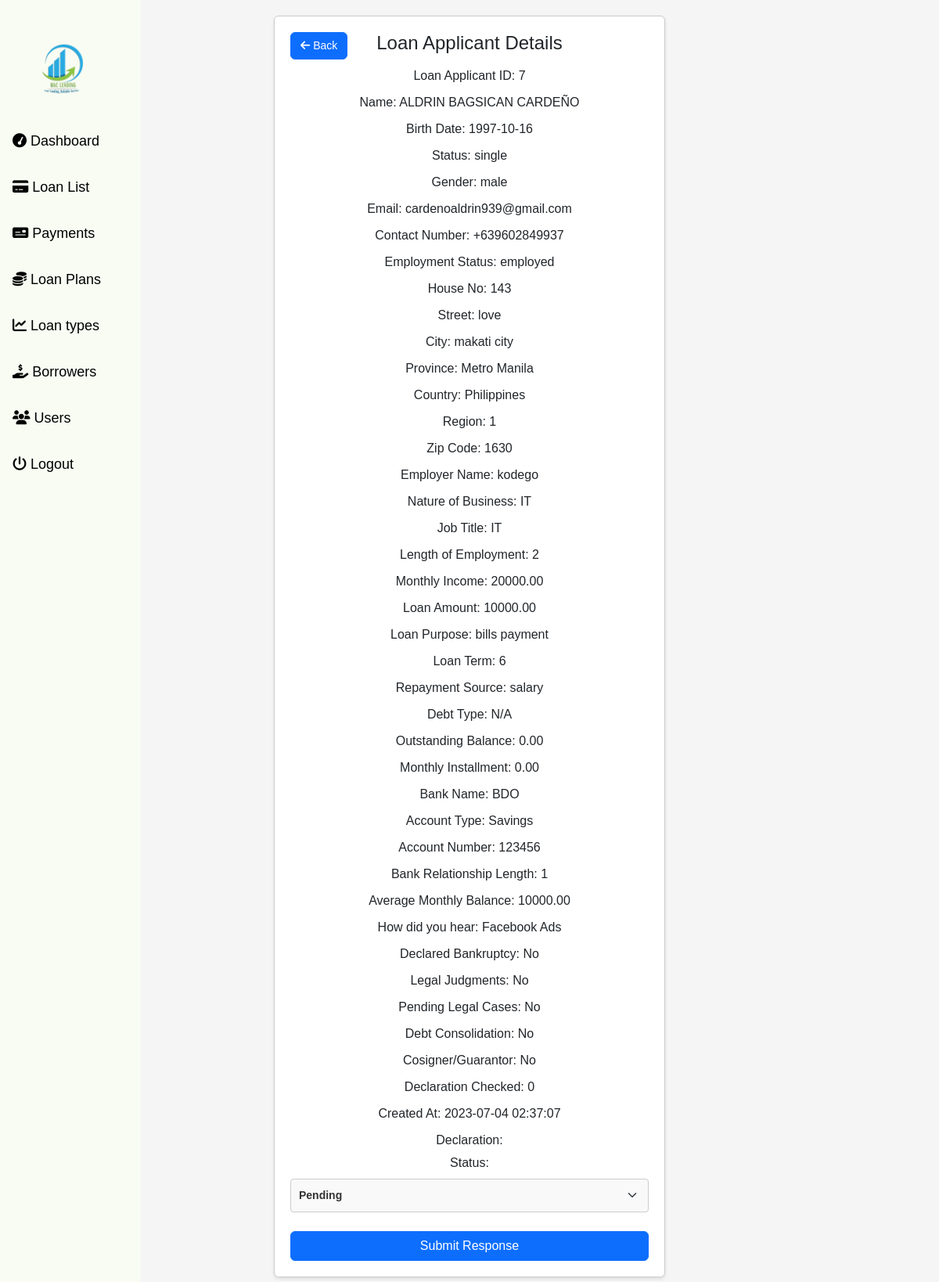
Page /admin/loan_details.php?id=7 on the committed database.
### tables this page shows
CREATE TABLE `loan_application` (
  `id` int(11) NOT NULL,
  `user_id` int(11) DEFAULT NULL,
  `first_name` varchar(255) NOT NULL,
  `middle_name` varchar(255) NOT NULL,
  `last_name` varchar(255) NOT NULL,
  `birth_date` date NOT NULL,
  `status` varchar(255) NOT NULL,
  `gender` varchar(255) NOT NULL,
  `email` varchar(255) NOT NULL,
  `contact_number` varchar(255) NOT NULL,
  `employment_status` varchar(255) NOT NULL,
  `house_no` int(11) NOT NULL,
  `street` varchar(255) NOT NULL,
  `city` varchar(255) NOT NULL,
  `province` varchar(255) NOT NULL,
  `country` varchar(255) NOT NULL,
  `region` varchar(255) NOT NULL,
  `zip_code` varchar(255) NOT NULL,
  `employer_name` varchar(255) NOT NULL,
  `nature_of_business` varchar(255) NOT NULL,
  `job_title` varchar(255) NOT NULL,
  `length_of_employment` varchar(255) NOT NULL,
  `monthly_income` decimal(10,2) NOT NULL,
  `loan_amount` decimal(10,2) NOT NULL,
  `loan_purpose` varchar(255) NOT NULL,
  `loan_term` int(11) NOT NULL,
  `repayment_source` varchar(255) NOT NULL,
  `debt_type` varchar(255) DEFAULT NULL,
  `outstanding_balance` decimal(10,2) DEFAULT NULL,
  `monthly_installment` decimal(10,2) DEFAULT NULL,
  `bank_name` varchar(255) NOT NULL,
  `account_type` varchar(255) NOT NULL,
  `account_number` varchar(255) NOT NULL,
  `bank_relationship_length` int(11) NOT NULL,
  `average_monthly_balance` decimal(10,2) NOT NULL,
  `how_did_you_hear` varchar(255) NOT NULL,
  `declared_bankruptcy` varchar(255) NOT NULL,
  `legal_judgments` varchar(255) NOT NULL,
  `pending_legal_cases` varchar(255) NOT NULL,
  `debt_consolidation` varchar(255) NOT NULL,
  `cosigner_guarantor` varchar(255) NOT NULL,
  `declaration_checked` tinyint(1) NOT NULL,
  `created_at` timestamp NOT NULL DEFAULT current_timestamp(),
  `declaration` text DEFAULT NULL,
  `application_status` varchar(50) DEFAULT NULL
);

### admin/loan_details.php (the view, shortened to what this page needs)
<!DOCTYPE html>
<html lang="en">
<head>
  <link href="https://cdn.jsdelivr.net/npm/bootstrap@5.3.0/dist/css/bootstrap.min.css" rel="stylesheet">
  <link rel="stylesheet" href="https://cdnjs.cloudflare.com/ajax/libs/font-awesome/6.4.0/css/all.min.css">
</head>
<body>
  <div class="sidebar">
    <img src="image\logo.png" width="160px" class="navbar p-2">
    <a href="admin.php"><i class="fa fa-tachometer"></i> Dashboard</a>
    <a href="loanlist.php" class="active"><i class="fa fa-credit-card"></i> Loan List</a>
    <a href="payments.php"><i class="fa fa-money-check"></i> Payments</a>
    <a href="loanplans.php"><i class="fa-solid fa-coins"></i> Loan Plans</a>
    <a href="loantypes.php"><i class="fa fa-chart-line"></i> Loan types</a>
    <a href="borrowers.php"><i class="fa-solid fa-hand-holding-dollar"></i> Borrowers</a>
    <a href="users.php"><i class="fa-solid fa-users"></i> Users</a>
    <a href="logout.php" class="logout-btn"><i class="fa-sharp fa-solid fa-power-off"></i> Logout</a>
  </div>
  <?php
  $servername = "localhost";
  $username = "root";
  $password = "";
  $dbname = "loan_db";
  $conn = new mysqli($servername, $username, $password, $dbname);
  $id = $_GET['id'];
  $sql = "SELECT * FROM loan_application WHERE id = $id";
  $result = $conn->query($sql);
  if ($result->num_rows > 0) {
    $row = $result->fetch_assoc();
  ?>
    <div class="card">
    <a href="loanlist.php" class="btn btn-primary back-button"><i class="fa fa-arrow-left"></i> Back</a>
      <h2 class="text-center">Loan Applicant Details</h2>
      <p>Loan Applicant ID: <?php echo $row['id']; ?></p>
      <p>Name: <?php echo $row['first_name'] . ' ' . $row['middle_name'] . ' ' . $row['last_name']; ?></p>
      <p>Birth Date: <?php echo $row['birth_date']; ?></p>
      <p>Status: <?php echo $row['status']; ?></p>
      <p>Gender: <?php echo $row['gender']; ?></p>
      <p>Email: <?php echo $row['email']; ?></p>
      <p>Contact Number: <?php echo $row['contact_number']; ?></p>
      <p>Employment Status: <?php echo $row['employment_status']; ?></p>
      <p>House No: <?php echo $row['house_no']; ?></p>
      <p>Street: <?php echo $row['street']; ?></p>
      <p>City: <?php echo $row['city']; ?></p>
      <p>Province: <?php echo $row['province']; ?></p>
      <p>Country: <?php echo $row['country']; ?></p>
      <p>Region: <?php echo $row['region']; ?></p>
      <p>Zip Code: <?php echo $row['zip_code']; ?></p>
      <p>Employer Name: <?php echo $row['employer_name']; ?></p>
      <p>Nature of Business: <?php echo $row['nature_of_business']; ?></p>
      <p>Job Title: <?php echo $row['job_title']; ?></p>
      <p>Length of Employment: <?php echo $row['length_of_employment']; ?></p>
      <p>Monthly Income: <?php echo $row['monthly_income']; ?></p>
      <p>Loan Amount: <?php echo $row['loan_amount']; ?></p>
      <p>Loan Purpose: <?php echo $row['loan_purpose']; ?></p>
      <p>Loan Term: <?php echo $row['loan_term']; ?></p>
      <p>Repayment Source: <?php echo $row['repayment_source']; ?></p>
      <p>Debt Type: <?php echo $row['debt_type']; ?></p>
      <p>Outstanding Balance: <?php echo $row['outstanding_balance']; ?></p>
      <p>Monthly Installment: <?php echo $row['monthly_installment']; ?></p>
      <p>Bank Name: <?php echo $row['bank_name']; ?></p>
      <p>Account Type: <?php echo $row['account_type']; ?></p>
      <p>Account Number: <?php echo $row['account_number']; ?></p>
      <p>Bank Relationship Length: <?php echo $row['bank_relationship_length']; ?></p>
      <p>Average Monthly Balance: <?php echo $row['average_monthly_balance']; ?></p>
      <p>How did you hear: <?php echo $row['how_did_you_hear']; ?></p>
      <p>Declared Bankruptcy: <?php echo $row['declared_bankruptcy']; ?></p>
      <p>Legal Judgments: <?php echo $row['legal_judgments']; ?></p>
      <p>Pending Legal Cases: <?php echo $row['pending_legal_cases']; ?></p>
      <p>Debt Consolidation: <?php echo $row['debt_consolidation']; ?></p>
      <p>Cosigner/Guarantor: <?php echo $row['cosigner_guarantor']; ?></p>
      <p>Declaration Checked: <?php echo $row['declaration_checked']; ?></p>
      <p>Created At: <?php echo $row['created_at']; ?></p>
      <p>Declaration: <?php echo $row['declaration']; ?></p>
      <div class="form-group">
  <label for="status" class="form-label">Status:</label>
  <div class="wider-select">
    <select class="form-select" id="status" name="status">
      <option value="Pending" <?php if ($row['status'] == 'Pending') echo 'selected'; ?>>Pending</option>
    </select>
  </div>
</div>
<br>
<button class="btn btn-primary submit-status-btn" data-id="<?php echo $row['id']; ?>">Submit Response</button>
  <?php
  } else {
    echo "No loan applicant found with ID " . $id;
  }
  ?>
</body>
</html>

### admin/loan_details.php (style rules this page uses)
body { font-family: Arial, sans-serif; background-color: #f5f5f5; padding: 20px; }
.sidebar { height: 100%; width: 180px; position: fixed; top: 0; left: 0; background-color: #f8fcf3; overflow-x: hidden; padding-top: 20px; }
.sidebar a { display: block; color: #000; padding: 16px; text-decoration: none; font-size: 18px; }
.active { background-color: #f8fcf3; color: #333; }
.card { background-color: #F8FCF3; text-align: center; width: 500px; background-color: #fff; padding: 20px; border: 1px solid #ccc; margin: 0 auto; margin-bottom: 20px; box-shadow: 0 2px 4px rgba(0, 0, 0, .1); }
h2 { font-size: 24px; margin-bottom: 10px; }
p { margin: 5px 0; }
.wider-select select { width: 100%; padding: 10px; border: 1px solid #ccc; border-radius: 4px; background-color: #f9f9f9; color: #333; font-size: 14px; font-weight: bold; }
.back-button { position: absolute; top: 20px; left: 20px; font-size: 14px; padding: 6px 12px; }

### rows in the picture
loan_application: id "7", first_name "ALDRIN", middle_name "BAGSICAN", last_name "CARDEÑO", birth_date "1997-10-16", status "single", gender "male", email "cardenoaldrin939@gmail.com", contact_number "+639602849937", employment_status "employed", house_no "143", street "love", city "makati city", province "Metro Manila", country "Philippines", region "1", zip_code "1630", employer_name "kodego", nature_of_business "IT", job_title "IT", length_of_employment "2", monthly_income "20000.00", loan_amount "10000.00", loan_purpose "bills payment", loan_term "6", repayment_source "salary", debt_type "N/A", outstanding_balance "0.00", monthly_installment "0.00", bank_name "BDO", account_type "Savings", account_number "123456", bank_relationship_length "1", average_monthly_balance "10000.00", how_did_you_hear "Facebook Ads", declared_bankruptcy "No", legal_judgments "No", pending_legal_cases "No", debt_consolidation "No", cosigner_guarantor "No", declaration_checked "0", created_at "2023-07-04 02:37:07"
